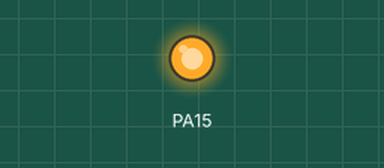
Bench run of a sketch on a simulated STM32 Blue Pill. On the bench: output pins drawn as LEDs (lit = HIGH).

Above: at 2.5 s.
At 5.5 s:
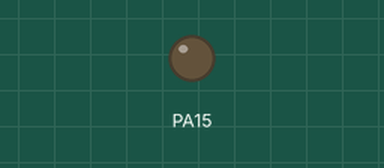
Timing chart, 0 to 7.8 s (numbered marks = the images above):
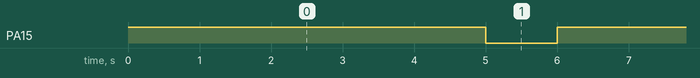

The sketch:

blinklight.ino
```cpp
void setup() {
  // put your setup code here, to run once:
pinMode(PA15, OUTPUT);
}

void loop() {
  // put your main code here, to run repeatedly:
  digitalWrite(PA15, HIGH);   // Turn the built-in LED on
  delay(5000);                       // Pause for 1 second (1000 milliseconds)

  digitalWrite(PA15, LOW);    // Turn the built-in LED on
  delay(1000);
}
```

Measured:
- by itself, PA15: alternates HIGH for 5.0 s and LOW for 1.0 s
